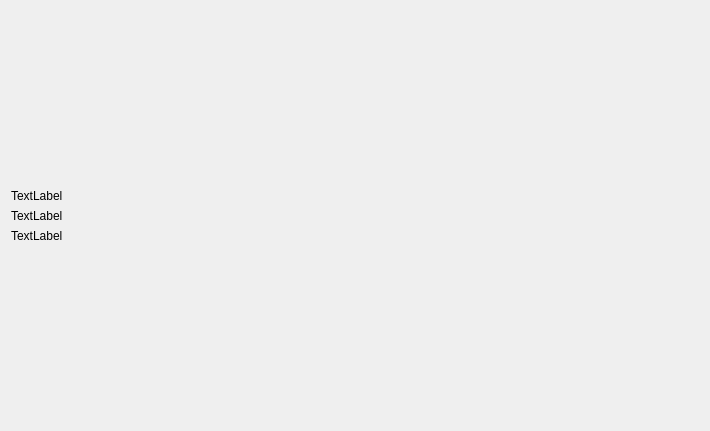
<?xml version="1.0" encoding="UTF-8"?>
<ui version="4.0">
 <class>Tab_Welcome</class>
 <widget class="QWidget" name="Tab_Welcome">
  <property name="windowModality">
   <enum>Qt::NonModal</enum>
  </property>
  <property name="geometry">
   <rect>
    <x>0</x>
    <y>0</y>
    <width>710</width>
    <height>431</height>
   </rect>
  </property>
  <property name="contextMenuPolicy">
   <enum>Qt::NoContextMenu</enum>
  </property>
  <property name="windowTitle">
   <string>Tab_Welcome</string>
  </property>
  <layout class="QVBoxLayout" name="verticalLayout">
   <item>
    <spacer name="verticalSpacer">
     <property name="orientation">
      <enum>Qt::Vertical</enum>
     </property>
     <property name="sizeHint" stdset="0">
      <size>
       <width>20</width>
       <height>40</height>
      </size>
     </property>
    </spacer>
   </item>
   <item>
    <widget class="QLabel" name="Welcome">
     <property name="text">
      <string>TextLabel</string>
     </property>
    </widget>
   </item>
   <item>
    <widget class="QLabel" name="Description">
     <property name="text">
      <string>TextLabel</string>
     </property>
    </widget>
   </item>
   <item>
    <widget class="QLabel" name="Authors">
     <property name="text">
      <string>TextLabel</string>
     </property>
    </widget>
   </item>
   <item>
    <spacer name="verticalSpacer_2">
     <property name="orientation">
      <enum>Qt::Vertical</enum>
     </property>
     <property name="sizeHint" stdset="0">
      <size>
       <width>20</width>
       <height>40</height>
      </size>
     </property>
    </spacer>
   </item>
  </layout>
 </widget>
 <layoutdefault spacing="6" margin="11"/>
 <resources/>
 <connections/>
</ui>
